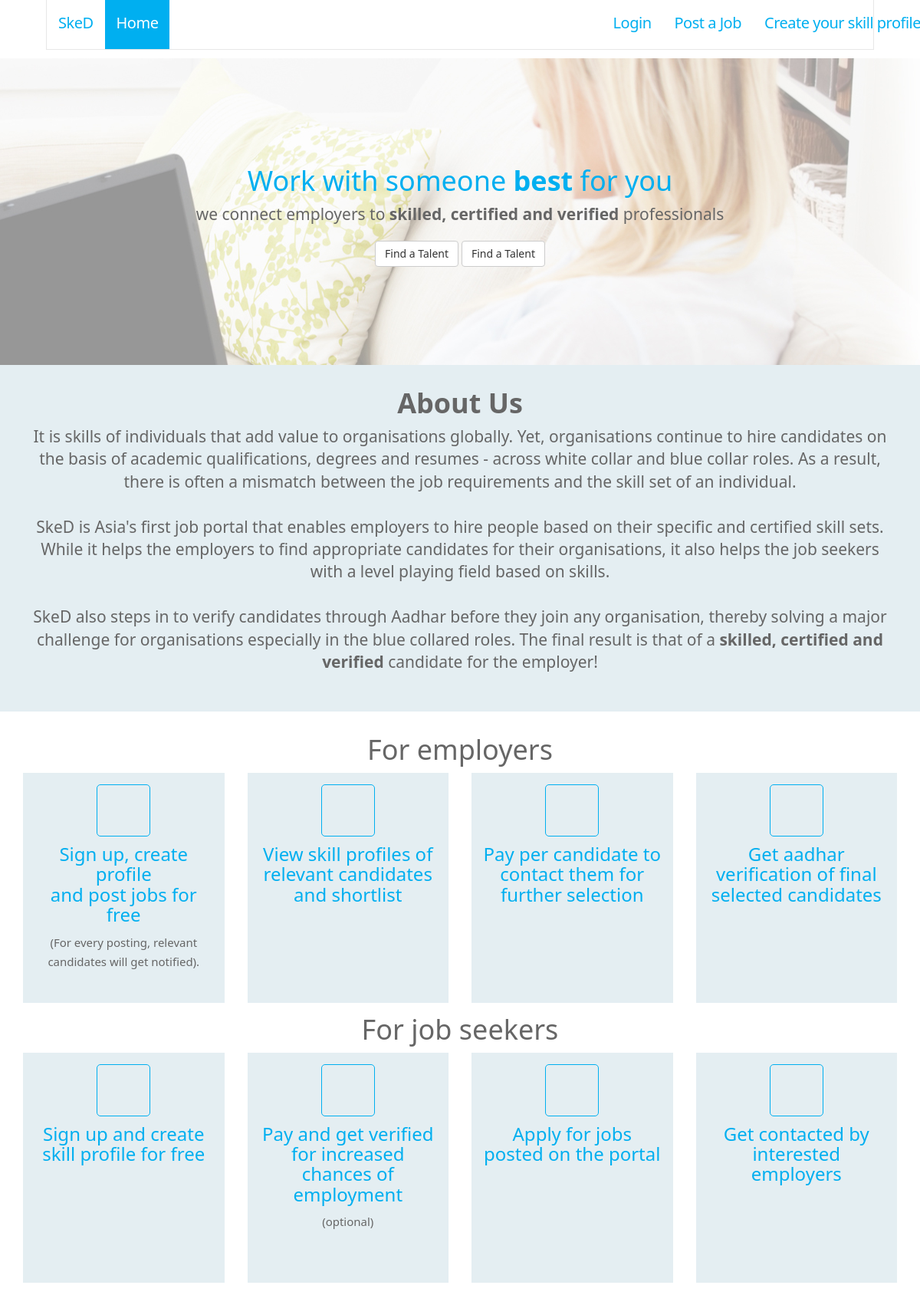
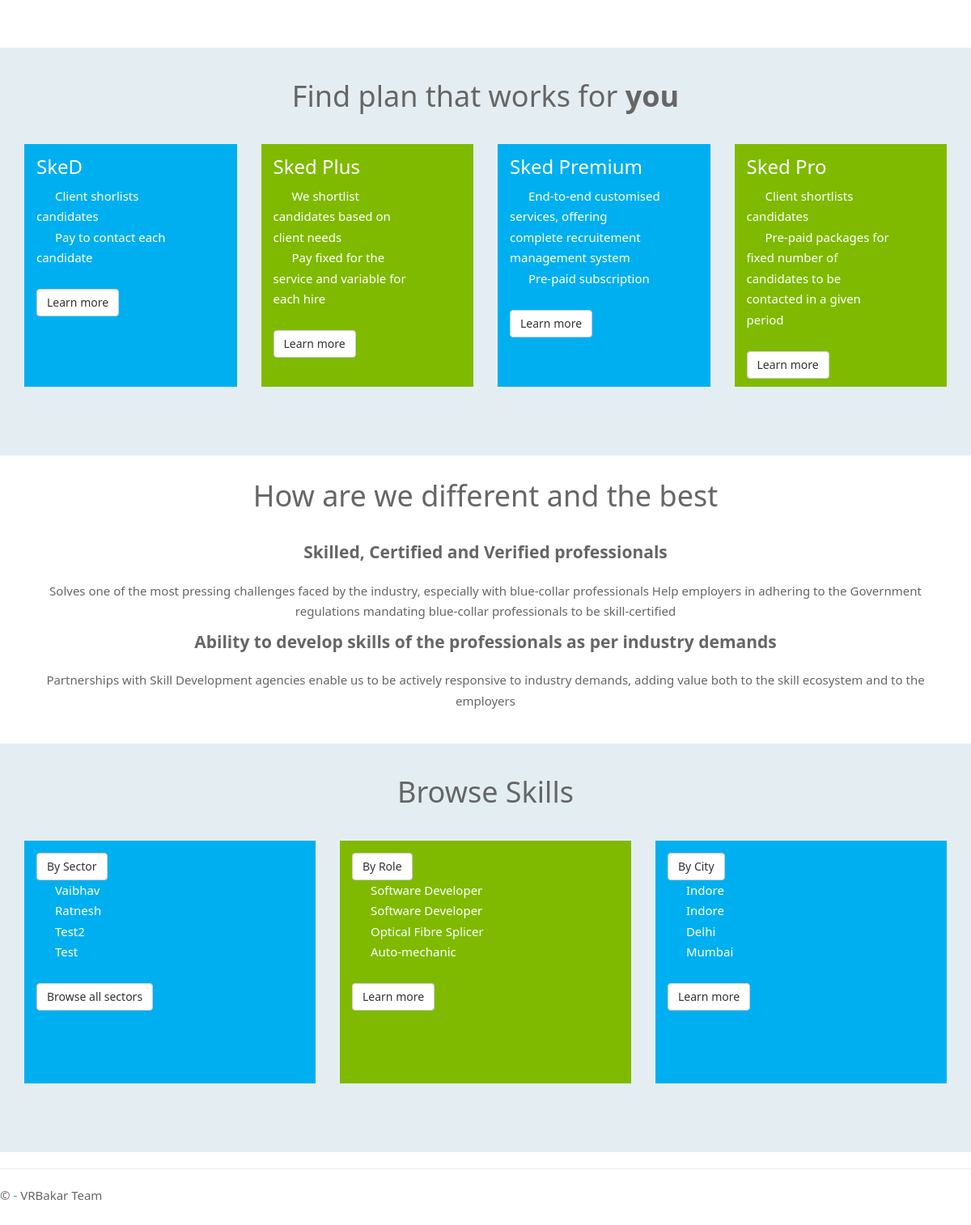
The page / on the database its author committed (2 pictures, top to bottom).
### SkillApp/models.py (models this page shows, shortened)
class Applicant(models.Model):
    Applicant_Id = models.AutoField(primary_key=True)
    FirstName = models.CharField(max_length = 30)
    LastName = models.CharField(max_length = 30)
    DateOfBirth = models.DateField()
    City = models.ForeignKey("City")
    Qualification = models.CharField(max_length = 50)
    Job = models.ForeignKey("JobRole")
    Experience = models.IntegerField()
    ExpectedSalary = models.IntegerField()
    Languages = models.CharField(max_length = 30)
    Verified_By = models.CharField(max_length = 50)

class JobRole(models.Model):
    JobRole_Id = models.AutoField(primary_key=True)
    Jobtype = models.CharField(max_length = 30)
    IndustryName = models.CharField(max_length = 30)
    def __str__(self):
        return str(self.Jobtype)

class City(models.Model):
    City_Id = models.AutoField(primary_key=True)
    CityName = models.CharField(max_length = 30)
    State = models.CharField(max_length = 30)
    def __str__(self):
        return str(self.CityName)

### app/templates/app/new_about.html
{% extends "app/layout.html" %}
{% block content %}
        <section class="section-showcase">
            <div class="container showcase-content">
                <h1>Work with someone <strong>best</strong> for you</h1>
                <p class="lead">we connect employers to <strong>skilled, certified and verified </strong> professionals</p>
                <div class="downloads">
                    <button class="btn btn-default" type="submit">Find a Talent</button>
                    <button class="btn btn-default" type="submit">Find a Talent</button>
                </div>
            </div>
        </section>
        <section class="section-light">
            <div class="container light-content">
                <h1><strong>About Us</strong></h1>
                <p class="lead">It is skills of individuals that add value to organisations globally. Yet, organisations continue to hire candidates on the basis of academic qualifications, degrees and resumes - across white collar and blue collar roles. As a result, there is often a mismatch between the job requirements and the skill set of an individual.<br><br>
            SkeD is Asia's first job portal that enables employers to hire people based on their specific and certified skill sets. While it helps the employers to find appropriate candidates for their organisations, it also helps the job seekers with a level playing field based on skills.<br><br>
            SkeD also steps in to verify candidates through Aadhar before they join any organisation, thereby solving a major challenge for organisations especially in the blue collared roles. The final result is that of a <strong>skilled, certified and verified </strong> candidate for the employer!</p>
            </div>
        </section>
        <section>
            <h1 style="text-align:center">For employers</h1>
            <section class="no-pad-top">
                <div class="container">
                    <div class="row">
                        <div class="col-md-3">
                            <div class="block block-light block-center">
                                <i class="fa fa-html5 fa-primary fa-6 fa-border"></i>
                                <h3 class="heading-primary">Sign up, create profile<br>and post jobs for free</h3>
                                <p>(For every posting, relevant candidates will get notified).</p>
                            </div>
                        </div>
                        <div class="col-md-3">
                            <div class="block block-light block-center">
                                <i class="fa fa-pie-chart fa-primary fa-6 fa-border"></i>
                                <h3 class="heading-primary">View skill profiles of relevant candidates and shortlist</h3>
                            </div>
                        </div>
                        <div class="col-md-3">
                            <div class="block block-light block-center">
                                <i class="fa fa-unlock-alt fa-primary fa-6 fa-border"></i>
                                <h3 class="heading-primary">Pay per candidate to contact them for further selection </h3>
                            </div>
                        </div>
                        <div class="col-md-3">
                            <div class="block block-light block-center">
                                <i class="fa fa-question-circle fa-primary fa-6 fa-border"></i>
                                <h3 class="heading-primary">Get aadhar verification of final selected candidates</h3>
                            </div>
                        </div>
                    </div>
                </div>
                <h1 style="text-align:center">For job seekers</h1>
                <div class="container">
                    <div class="row">
                        <div class="col-md-3">
                            <div class="block block-light block-center">
                                <i class="fa fa-html5 fa-primary fa-6 fa-border"></i>
                                <h3 class="heading-primary">Sign up and create skill profile for free</h3>
                            </div>
                        </div>
                        <div class="col-md-3">
                            <div class="block block-light block-center">
                                <i class="fa fa-pie-chart fa-primary fa-6 fa-border"></i>
                                <h3 class="heading-primary">Pay and get verified for increased chances of employment</h3>
                                <p>(optional)</p>
                            </div>
                        </div>
                        <div class="col-md-3">
                            <div class="block block-light block-center">
                                <i class="fa fa-unlock-alt fa-primary fa-6 fa-border"></i>
                                <h3 class="heading-primary">Apply for jobs posted on the portal</h3>
                            </div>
                        </div>
                        <div class="col-md-3">
                            <div class="block block-light block-center">
                                <i class="fa fa-question-circle fa-primary fa-6 fa-border"></i>
                                <h3 class="heading-primary">Get contacted by interested employers</h3>
                            </div>
                        </div>
                    </div>
                </div>
            </section>
        </section>
        <section class="section-light extra-pad">
            <h1 style="text-align:center">Find plan that works for <strong>you</strong></h1>
            <section>
                <div class="container">
                    <div class="row">
                        <div class="col-md-3">
                            <div class="block block-primary">
                                <h3>SkeD</h3>
                                <ul class="list list-feature">
                                    <li>
                                        <i class="fa fa-check fa-2 fa-primary"></i>
                                        <span>Client shorlists candidates</span>
                                    </li>
                                    <li>
                                        <i class="fa fa-check fa-2 fa-primary"></i>
                                        <span>Pay to contact each candidate</span>
                                    </li>
                                    <br>
                                </ul>
                                <a href="#" class="btn btn-default">Learn more</a>
                            </div>
                        </div>
                        <div class="col-md-3">
                            <div class="block block-secondary">
                                <h3> Sked Plus</h3>
                                <ul class="list list-feature">
                                    <li>
                                        <i class="fa fa-check fa-2 fa-primary"></i>
                                        <span>We shortlist candidates based on client needs</span>
                                    </li>
                                    <li>
                                        <i class="fa fa-check fa-2 fa-primary"></i>
                                        <span>Pay fixed for the service and variable for each hire</span>
                                    </li>
                                    <br>
                                </ul>
                                <a href="#" class="btn btn-default">Learn more</a>
                            </div>
                        </div>
                        <div class="col-md-3">
                            <div class="block block-primary">
                                <h3>Sked Premium</h3>
                                <ul class="list list-feature">
                                    <li>
                                        <i class="fa fa-check fa-2 fa-primary"></i>
                                        <span>End-to-end customised services, offering complete recruitement management system</span>
                                    </li>
                                    <li>
                                        <i class="fa fa-check fa-2 fa-primary"></i>
                                        <span>Pre-paid subscription</span>
                                    </li>
                                    <br>
                                </ul>
                                <a href="#" class="btn btn-default">Learn more</a>
                            </div>
                        </div>
                        <div class="col-md-3">
                            <div class="block block-secondary">
                                <h3>Sked Pro</h3>
                                <ul class="list list-feature">
                                    <li>
                                        <i class="fa fa-check fa-2 fa-primary"></i>
                                        <span>Client shortlists candidates</span>
                                    </li>
                                    <li>
                                        <i class="fa fa-check fa-2 fa-primary"></i>
                                        <span>Pre-paid packages for fixed number of candidates to be contacted in a given period</span>
                                    </li>
                                    <br>
                                </ul>
                                <a href="#" class="btn btn-default">Learn more</a>
                            </div>
                        </div>
                    </div>
                </div>
            </section>
        </section>
        <section class="section-foremployer">
            <h1 style="text-align:center">How are we different and the best</h1>
            <br>
            <div class="container foremployer-content">
                <p class="lead"><strong>Skilled, Certified and Verified professionals</strong></p>
                <p>Solves one of the most pressing challenges faced by the industry, especially with blue-collar professionals
Help employers in adhering to the Government regulations mandating blue-collar professionals to be skill-certified</p>
                <p class="lead"><strong>Ability to develop skills of the professionals as per industry demands</strong></p>
                <p>Partnerships with Skill Development agencies enable us to be actively responsive to industry demands, adding value both to the skill ecosystem and to the employers</p>
            </div>
        </section>
        <section class="section-light extra-pad">
            <h1 style="text-align:center">Browse Skills</h1>
            <section>
                <div class="container">
                    <div class="row">
                        <div class="col-md-4">
                            <div class="block block-primary">
                                <button class="btn btn-default" type="submit">By Sector</button>
                                <ul class="list list-feature">
                                    {% for applicant in object_list %}
                                        <li>
                                            <i class="fa fa-check fa-2 fa-primary"></i>
                                            <span>{{applicant.FirstName}}</span>
                                        </li>
                                    {% endfor %}
                                    <br>
                                </ul>
                                <button href="#" class="btn btn-default">Browse all sectors</button>
                            </div>
                        </div>
                        <div class="col-md-4">
                            <div class="block block-secondary">
                                <button class="btn btn-default" type="submit">By Role</button>
                                <ul class="list list-feature">
                                    {% for applicant in object_list %}
                                        <li>
                                            <i class="fa fa-check fa-2 fa-primary"></i>
                                            <span>{{applicant.Job}}</span>
                                        </li>
                                    {% endfor %}
                                    <br>
                                </ul>
                                <button href="#" class="btn btn-default">Learn more</button>
                            </div>
                        </div>
                        <div class="col-md-4">
                            <div class="block block-primary">
                                <button class="btn btn-default" type="submit">By City</button>
                                <ul class="list list-feature">
                                    {% for applicant in object_list %}
                                        <li>
                                            <i class="fa fa-check fa-2 fa-primary"></i>
                                            <span>{{applicant.City}}</span>
                                        </li>
                                    {% endfor %}
                                    <br>
                                </ul>
                                <button href="#" class="btn btn-default">Learn more</button>
                            </div>
                        </div>
                    </div>
                </div>
            </section>
        </section>
{% endblock %}

### app/templates/app/layout.html (shortened to what this page needs)
﻿<!DOCTYPE html>
<html>
<head>
    {% load staticfiles %}
    <link rel="stylesheet" type="text/css" href="{% static 'app/content/bootstrap.min.css' %}" />
    <link rel="stylesheet" type="text/css" href="{% static 'app/content/bootstrap.css' %}" />
    <link rel="stylesheet" type="text/css" href="{% static 'app/content/font-awesome.css' %}" />
    <link rel="stylesheet" type="text/css" href="{% static 'app/content/main.css' %}" />
    <link rel="stylesheet" type="text/css" href="{% static 'app/content/site.css' %}" />
</head>
<body>
        <header class="header-main">
            <div class="navbar navbar-inverse navbar-fixed-top" role="navigation">
                <div class="container">
                    <div class="navbar-header">
                        <a class="navbar-brand" href="#">SkeD</a>
                    </div>
                    <div class="collapse navbar-collapse">
                        <ul class="nav navbar-nav">
                            <li class="active">
                                <a href="index.html">Home</a>
                            </li>
                        </ul>
                        <ul class="nav navbar-nav navbar-sub pull-right">
                            <li>
                                <a href="#">Login</a>
                            </li>
                            <li>
                                <a href="#">Post a Job</a>
                            </li>
                            <li>
                                <a href="#">Create your skill profile</a>
                            </li>
                        </ul>
                    </div>
                </div>
            </div>
        </header>
{% block content %}
{% endblock %}
        <hr/>
        <footer>
            <p>&copy; {{ year }} <a href="https://www.youtube.com/watch?v=GsKJVf4zp6Q">-</a> VRBakar Team</p>
        </footer>
</body>
</html>

### rows shown on the page
Applicant: FirstName "Vaibhav", Job "Software Developer", City "Indore"
Applicant: FirstName "Ratnesh", Job "Software Developer", City "Indore"
Applicant: FirstName "Test2", Job "Optical Fibre Splicer", City "Delhi"
Applicant: FirstName "Test", Job "Auto-mechanic", City "Mumbai"
